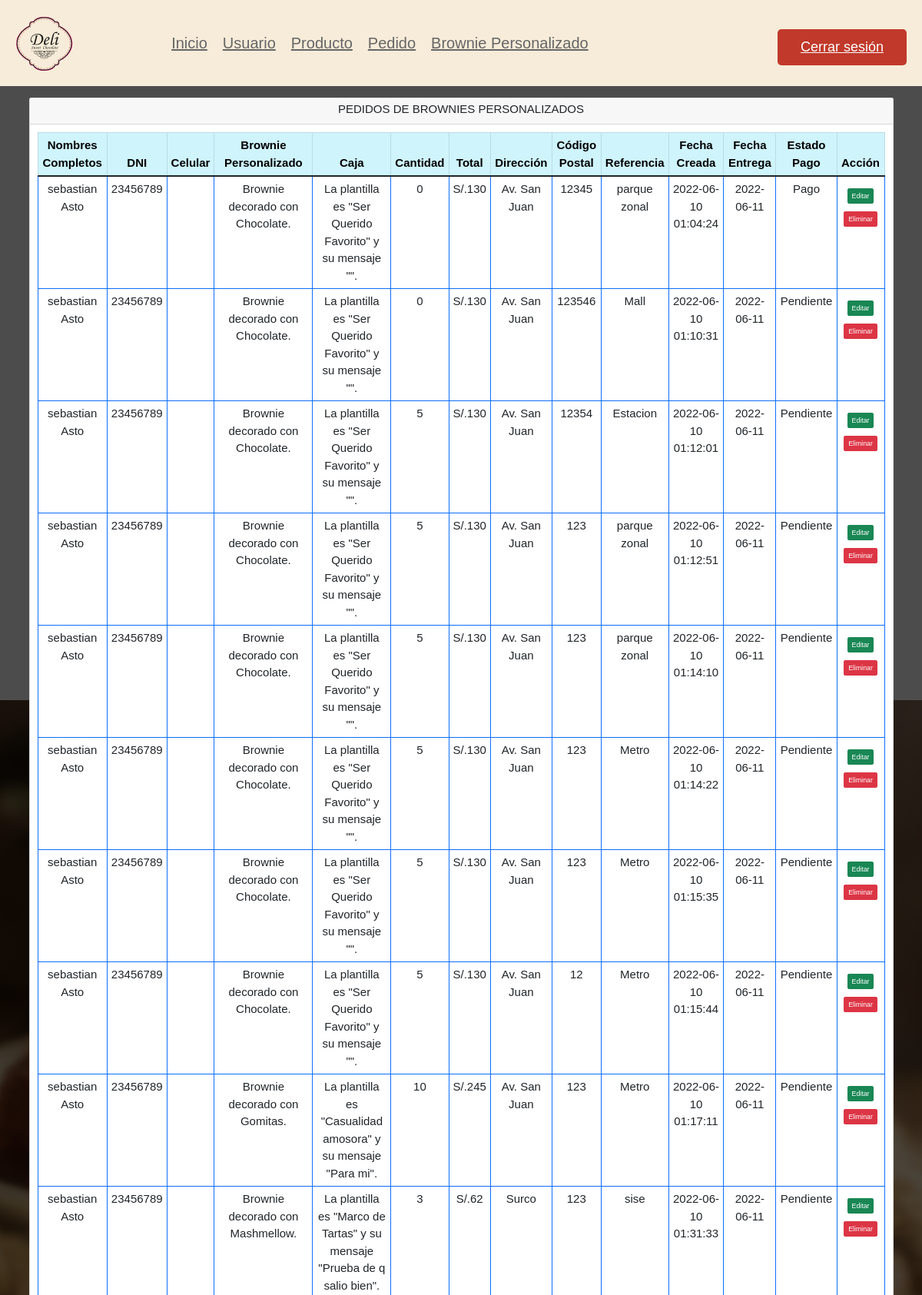
/Vista/Admin/Personalizado/IndexPersonalizado.php (upper part), run on the app's committed database.
### tables this page shows
CREATE TABLE `pedido` (
  `idPedido` int(11) NOT NULL,
  `FechaCreacion` timestamp NULL DEFAULT current_timestamp(),
  `FechaEntrega` varchar(30) DEFAULT 'Por confirmar',
  `idEnvio` int(11) DEFAULT NULL,
  `Total` float NOT NULL,
  `idUsuario` int(11) DEFAULT NULL,
  `Estado` varchar(20) DEFAULT 'Pendiente'
);

CREATE TABLE `usuario` (
  `idUsuario` int(11) NOT NULL,
  `idRol` int(11) NOT NULL,
  `nombre` varchar(30) NOT NULL,
  `apellido` varchar(30) NOT NULL,
  `Contraseña` varchar(15) NOT NULL,
  `dni` int(11) NOT NULL,
  `correo` varchar(30) NOT NULL,
  `celular` int(9) NOT NULL,
  `FechaRegistro` timestamp NULL DEFAULT current_timestamp()
);

CREATE TABLE `ingredientes` (
  `idIngrediente` int(11) NOT NULL,
  `NombreIngrediente` varchar(100) NOT NULL,
  `PrecioIngrediente` int(11) NOT NULL
);

CREATE TABLE `caja` (
  `idCaja` int(11) NOT NULL,
  `NombrePlantilla` varchar(30) NOT NULL,
  `Mensaje` varchar(100) DEFAULT NULL,
  `PrecioPlantilla` int(11) NOT NULL,
  `ImagenPlantilla` text NOT NULL
);

CREATE TABLE `brownie_personalizado` (
  `idBrownieP` int(11) NOT NULL,
  `idIngrediente` int(11) DEFAULT NULL,
  `idCaja` int(11) DEFAULT NULL,
  `idPedido` int(11) DEFAULT NULL,
  `PrecioPersonalizado` float NOT NULL,
  `CantidadPersonalizado` int(11) NOT NULL,
  `ImportePersonalizado` float NOT NULL,
  `Envio` int(11) NOT NULL,
  `SubTotalPer` float NOT NULL
);

CREATE TABLE `informacion_envio` (
  `idEnvio` int(11) NOT NULL,
  `DireccionEnvio` varchar(100) DEFAULT NULL,
  `CodigoPostal` int(11) DEFAULT NULL,
  `Referencia` varchar(100) DEFAULT NULL
);

### Vista/Admin/Personalizado/IndexPersonalizado.php (the view, shortened to what this page needs)
<?php
    require 'C:\xampp\htdocs\Vista\Admin\AdminDB.php';
?>
<!doctype html>
<html lang="en">
  <head>
    <link rel="stylesheet" href="https://cdnjs.cloudflare.com/ajax/libs/font-awesome/6.0.0/css/all.min.css">
    <link rel="stylesheet" href="/Vista/estilos/admin.css">
    <link href="https://cdn.jsdelivr.net/npm/bootstrap@5.1.3/dist/css/bootstrap.min.css" rel="stylesheet">
</head>
<body>
    <?php include('../header.php')?>
    <div class="container mt-4">
        <div class="row">
            <div class="col-md-12">
                <div class="card">
                    <div class="card-header">
                        <h4 style="text-align:center">PEDIDOS DE BROWNIES PERSONALIZADOS</h4>
                    </div>
                    <div class="card-body">
                        <table class="table table-bordered border-primary" style='font-size:150%'>
                            <thead>
                                <tr class="table-info">
                                    <th style="text-align:center">Nombres Completos</th>
                                    <th style="text-align:center">DNI</th>
                                    <th style="text-align:center">Celular</th>
                                    <th style="text-align:center">Brownie Personalizado</th>
                                    <th style="text-align:center">Caja</th>
                                    <th style="text-align:center">Cantidad</th>
                                    <th style="text-align:center">Total</th>
                                    <th style="text-align:center">Dirección</th>
                                    <th style="text-align:center">Código Postal</th>
                                    <th style="text-align:center">Referencia</th>
                                    <th style="text-align:center">Fecha Creada</th>
                                    <th style="text-align:center">Fecha Entrega</th>
                                    <th style="text-align:center">Estado Pago</th>
                                    <th style="text-align:center">Acción</th>
                                </tr>
                            </thead>
                            <tbody>
                                <?php
                                    $consulta = "CALL pa_listar_pedido_personalizado();";
                                    $resultado = mysqli_query($conn, $consulta);
                                    if(mysqli_num_rows($resultado) > 0)
                                    {
                                        foreach($resultado as $Personalizado)
                                        {
                                            ?>
                                            <tr>
                                                <td style="text-align:center"><?= $Personalizado['nombre']; ?> <?= $Personalizado['apellido']; ?></td>
                                                <td style="text-align:center"><?= $Personalizado['dni']; ?></td>
                                                <td style="text-align:center"><?= $Personalizado['celular']; ?></td>
                                                <td style="text-align:center">Brownie decorado con <?= $Personalizado['NombreIngrediente']; ?>.</td>
                                                <td style="text-align:center">La plantilla es "<?= $Personalizado['NombrePlantilla']; ?>" y su mensaje "<?= $Personalizado['Mensaje']; ?>".</td>
                                                <td style="text-align:center"><?= $Personalizado['CantidadPersonalizado']; ?></td>
                                                <td style="text-align:center">S/.<?= $Personalizado['SubtotalPer']; ?></td>
                                                <td style="text-align:center"><?= $Personalizado['DireccionEnvio']; ?></td>
                                                <td style="text-align:center"><?= $Personalizado['CodigoPostal']; ?></td>
                                                <td style="text-align:center"><?= $Personalizado['Referencia']; ?></td>
                                                <td style="text-align:center"><?= $Personalizado['FechaCreacion']; ?></td>
                                                <td style="text-align:center"><?= $Personalizado['FechaEntrega']; ?></td>
                                                <td style="text-align:center"><?= $Personalizado['Estado']; ?></td>
                                                <td style="text-align:center">
                                                    <a href="EditarPersonalizado.php?idPedido=<?= $Personalizado['idPedido']; ?>" class="btn btn-success btn-sm">Editar</a>
                                                    <form action="PersonalizadoCRUD.php" method="POST" class="d-inline">
                                                        <button type="submit" name="EliminarPersonalizado" value="<?=$Personalizado['idPedido'];?>" class="btn btn-danger btn-sm">Eliminar</button>
                                                    </form>
                                                </td>
                                            </tr>
                                            <?php
                                        }
                                    }
                                    else
                                    {
                                        echo "<h5> Registro no encontrado </h5>";
                                    }
                                ?>
                            </tbody>
                        </table>
                    </div>
                </div>
            </div>
        </div>
    </div>
</body>
</html>

### Vista/estilos/admin.css (style rules this page uses)
:root { --light-yellow: #FFD080; --light-orange: #E38956; --black: #333; --white: #fff; --red: #c0392b; --light-color: #666; --light-bg: #f5f5f5; --light-pink: #f7ecd9; --light-white: #ccc; --border: .1rem solid var(--light-color); --box-shadow:0 .5rem 1rem rgba(0,0,0,.1); }
* { font-family: sans-serif; margin: 0; padding: 0; box-sizing: border-box; outline: none; border: none; text-decoration: none; }
html { font-size: 62.5%; overflow-x: hidden; }
body { background: linear-gradient(rgba(0, 0, 0, .7), rgba(0, 0, 0, .7)), url(../img/fondo.jpg); background-position: center center; background-attachment: fixed; background-repeat: no-repeat; background-size: auto; }
.btn, .option-btn, .delete-btn, .white-btn { display: inline-block; margin-top: 1rem; padding: 1rem 3rem; cursor: pointer; background-color: var(--light-yellow); color: var(--white); font-size: 1.8rem; border-radius: .5rem; }
td, th { padding: 15px 15px; border-color: #333; }

### data on the page
pedido: idUsuario.nombre "sebastian", idUsuario.apellido "Asto", idUsuario.dni "23456789", ingredientes.NombreIngrediente "Chocolate", caja.NombrePlantilla "Ser Querido Favorito", brownie_personalizado.CantidadPersonalizado "0", brownie_personalizado.SubTotalPer "130", idEnvio.DireccionEnvio "Av. San Juan", idEnvio.CodigoPostal "12345", idEnvio.Referencia "parque zonal", FechaCreacion "2022-06-10 01:04:24", FechaEntrega "2022-06-11", Estado "Pago", $Personalizado['idPedido'] 30 (drawn)
pedido: idUsuario.nombre "sebastian", idUsuario.apellido "Asto", idUsuario.dni "23456789", ingredientes.NombreIngrediente "Chocolate", caja.NombrePlantilla "Ser Querido Favorito", brownie_personalizado.CantidadPersonalizado "0", brownie_personalizado.SubTotalPer "130", idEnvio.DireccionEnvio "Av. San Juan", idEnvio.CodigoPostal "123546", idEnvio.Referencia "Mall", FechaCreacion "2022-06-10 01:10:31", FechaEntrega "2022-06-11", Estado "Pendiente", $Personalizado['idPedido'] 32 (drawn)
pedido: idUsuario.nombre "sebastian", idUsuario.apellido "Asto", idUsuario.dni "23456789", ingredientes.NombreIngrediente "Chocolate", caja.NombrePlantilla "Ser Querido Favorito", brownie_personalizado.CantidadPersonalizado "5", brownie_personalizado.SubTotalPer "130", idEnvio.DireccionEnvio "Av. San Juan", idEnvio.CodigoPostal "12354", idEnvio.Referencia "Estacion", FechaCreacion "2022-06-10 01:12:01", FechaEntrega "2022-06-11", Estado "Pendiente", $Personalizado['idPedido'] 33 (drawn)
pedido: idUsuario.nombre "sebastian", idUsuario.apellido "Asto", idUsuario.dni "23456789", ingredientes.NombreIngrediente "Chocolate", caja.NombrePlantilla "Ser Querido Favorito", brownie_personalizado.CantidadPersonalizado "5", brownie_personalizado.SubTotalPer "130", idEnvio.DireccionEnvio "Av. San Juan", idEnvio.CodigoPostal "123", idEnvio.Referencia "parque zonal", FechaCreacion "2022-06-10 01:12:51", FechaEntrega "2022-06-11", Estado "Pendiente", $Personalizado['idPedido'] 34 (drawn)
pedido: idUsuario.nombre "sebastian", idUsuario.apellido "Asto", idUsuario.dni "23456789", ingredientes.NombreIngrediente "Chocolate", caja.NombrePlantilla "Ser Querido Favorito", brownie_personalizado.CantidadPersonalizado "5", brownie_personalizado.SubTotalPer "130", idEnvio.DireccionEnvio "Av. San Juan", idEnvio.CodigoPostal "123", idEnvio.Referencia "parque zonal", FechaCreacion "2022-06-10 01:14:10", FechaEntrega "2022-06-11", Estado "Pendiente", $Personalizado['idPedido'] 35 (drawn)
pedido: idUsuario.nombre "sebastian", idUsuario.apellido "Asto", idUsuario.dni "23456789", ingredientes.NombreIngrediente "Chocolate", caja.NombrePlantilla "Ser Querido Favorito", brownie_personalizado.CantidadPersonalizado "5", brownie_personalizado.SubTotalPer "130", idEnvio.DireccionEnvio "Av. San Juan", idEnvio.CodigoPostal "123", idEnvio.Referencia "Metro", FechaCreacion "2022-06-10 01:14:22", FechaEntrega "2022-06-11", Estado "Pendiente", $Personalizado['idPedido'] 36 (drawn)
pedido: idUsuario.nombre "sebastian", idUsuario.apellido "Asto", idUsuario.dni "23456789", ingredientes.NombreIngrediente "Chocolate", caja.NombrePlantilla "Ser Querido Favorito", brownie_personalizado.CantidadPersonalizado "5", brownie_personalizado.SubTotalPer "130", idEnvio.DireccionEnvio "Av. San Juan", idEnvio.CodigoPostal "123", idEnvio.Referencia "Metro", FechaCreacion "2022-06-10 01:15:35", FechaEntrega "2022-06-11", Estado "Pendiente", $Personalizado['idPedido'] 37 (drawn)
pedido: idUsuario.nombre "sebastian", idUsuario.apellido "Asto", idUsuario.dni "23456789", ingredientes.NombreIngrediente "Chocolate", caja.NombrePlantilla "Ser Querido Favorito", brownie_personalizado.CantidadPersonalizado "5", brownie_personalizado.SubTotalPer "130", idEnvio.DireccionEnvio "Av. San Juan", idEnvio.CodigoPostal "12", idEnvio.Referencia "Metro", FechaCreacion "2022-06-10 01:15:44", FechaEntrega "2022-06-11", Estado "Pendiente", $Personalizado['idPedido'] 38 (drawn)
pedido: idUsuario.nombre "sebastian", idUsuario.apellido "Asto", idUsuario.dni "23456789", ingredientes.NombreIngrediente "Gomitas", caja.NombrePlantilla "Casualidad amosora", caja.Mensaje "Para mi", brownie_personalizado.CantidadPersonalizado "10", brownie_personalizado.SubTotalPer "245", idEnvio.DireccionEnvio "Av. San Juan", idEnvio.CodigoPostal "123", idEnvio.Referencia "Metro", FechaCreacion "2022-06-10 01:17:11", FechaEntrega "2022-06-11", Estado "Pendiente", $Personalizado['idPedido'] 39 (drawn)
pedido: idUsuario.nombre "sebastian", idUsuario.apellido "Asto", idUsuario.dni "23456789", ingredientes.NombreIngrediente "Mashmellow", caja.NombrePlantilla "Marco de Tartas", caja.Mensaje "Prueba de q salio bien", brownie_personalizado.CantidadPersonalizado "3", brownie_personalizado.SubTotalPer "62", idEnvio.DireccionEnvio "Surco", idEnvio.CodigoPostal "123", idEnvio.Referencia "sise", FechaCreacion "2022-06-10 01:31:33", FechaEntrega "2022-06-11", Estado "Pendiente", $Personalizado['idPedido'] 40 (drawn)
